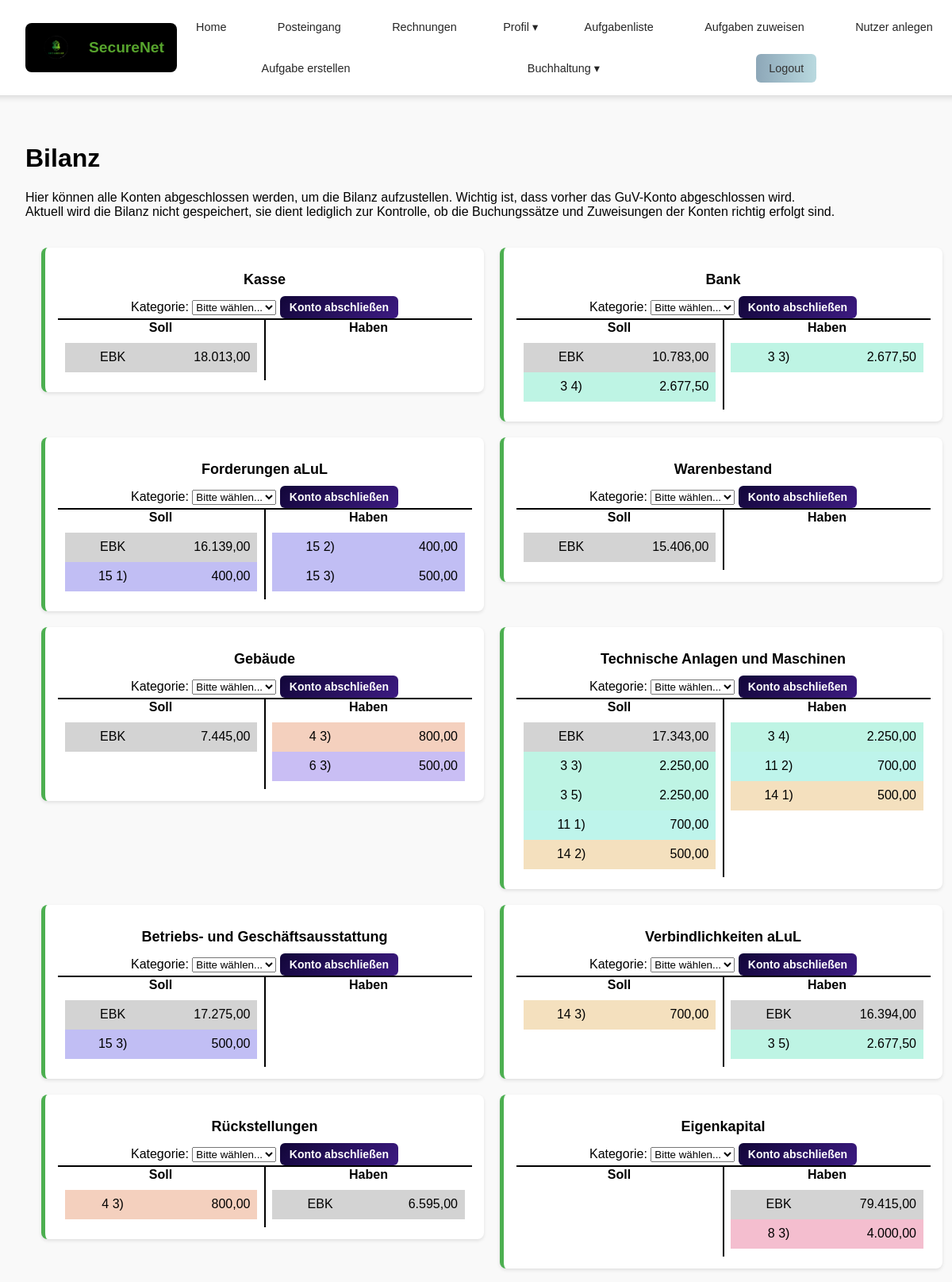
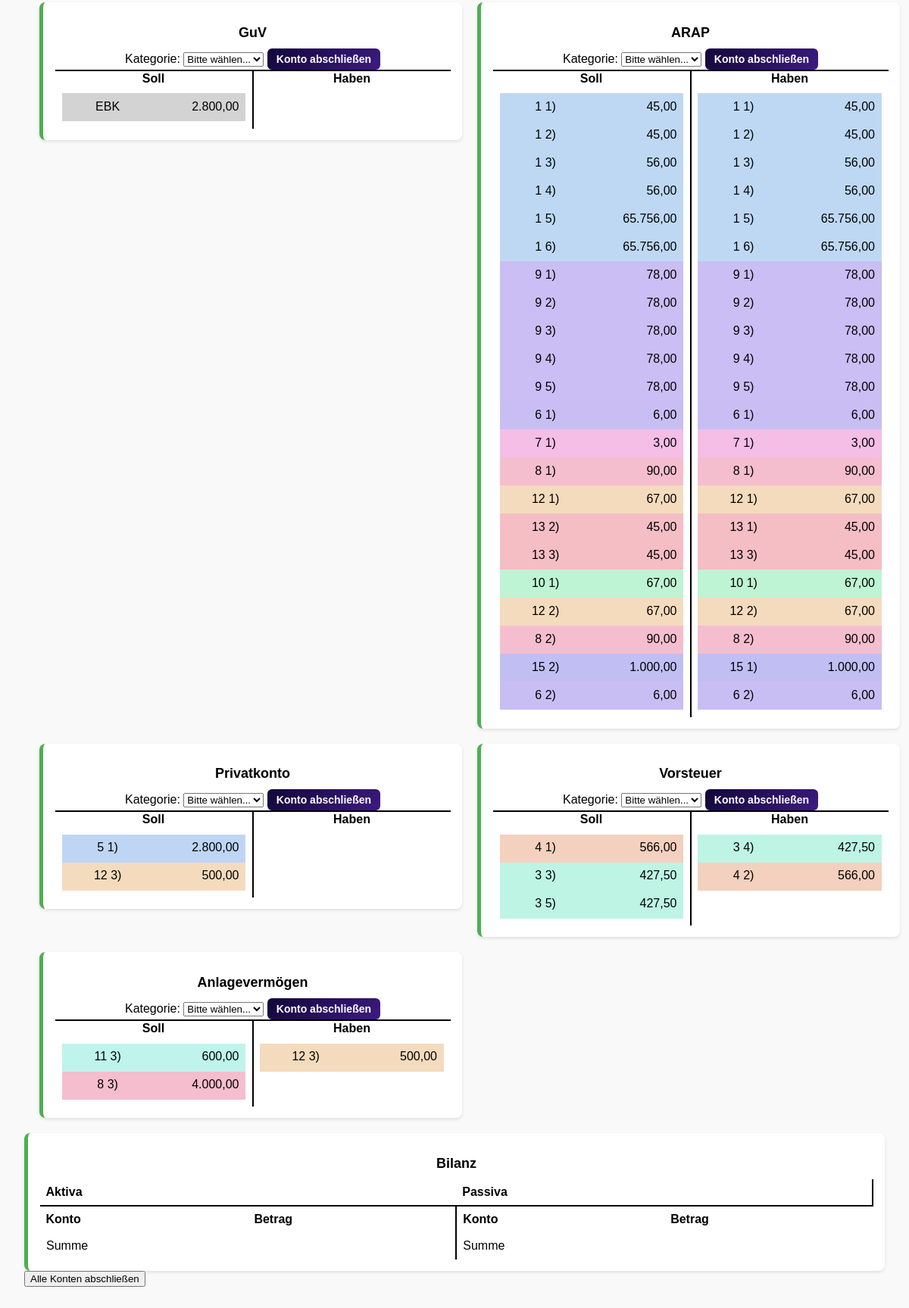
Screenshot of /posts/bilanz/ (signed in) with the database file from the repository (2 pictures, top to bottom).
### posts/models.py (models this page shows, shortened)
class Konto(models.Model):
    KATEGORIE_CHOICES = [
        ('Bestandskonto', 'Bestandskonto'),
        ('Erfolgskonto', 'Erfolgskonto'),
    ]
    UNTERKATEGORIE_CHOICES = [
        ('Aktiva', 'Aktiva'),
        ('Passiva', 'Passiva'),
        ('Aufwand', 'Aufwand'),
        ('Ertrag', 'Ertrag'),
    ]
    name = models.CharField(max_length=255)
    kategorie = models.CharField(max_length=20, choices=KATEGORIE_CHOICES, blank=True, null=True)
    unterkategorie = models.CharField(max_length=20, choices=UNTERKATEGORIE_CHOICES, blank=True, null=True)
    kontonummer = models.IntegerField(null=True, blank=True)
    bilanzposition_nummer = models.IntegerField(null=True, blank=True)
    eins = models.CharField(max_length=20, choices=UNTERKATEGORIE_CHOICES, blank=True, null=True)
    erstellt_von = models.ForeignKey(
        settings.AUTH_USER_MODEL, null=True, blank=True,
        on_delete=models.SET_NULL, help_text="Nutzer, der das Konto erstellt hat"
    )
    kontenplan = models.ForeignKey('Kontenplan', null=True, blank=True, on_delete=models.SET_NULL)

class Anfangsbestand(models.Model):
    nutzer = models.ForeignKey(settings.AUTH_USER_MODEL, on_delete=models.CASCADE, related_name="anfangsbestaende")
    konto = models.ForeignKey(Konto, on_delete=models.CASCADE, related_name="anfangsbestaende")
    betrag = models.FloatField()
    class Meta:
        unique_together = ("nutzer", "konto")  # Jeder Nutzer hat für jedes Konto genau einen Eintrag

### posts/views.py (the view)
# urls.py: path('bilanz/', views.bilanz_uebersicht, name='bilanz'),
@login_required
def bilanz_uebersicht(request):
    user = request.user
    bestandskonten = Konto.objects.filter(kategorie="Bestandskonto").exclude(kategorie="Erfolgskonto")
    buchungen = Buchung.objects.filter(nutzer=request.user)
    anfangsbestaende = Anfangsbestand.objects.filter(nutzer=request.user)
    t_konten_all = build_t_konten(buchungen, anfangsbestaende)
    konto_kategorien = {str(konto.id): konto.unterkategorie for konto in bestandskonten}
    t_konten = {k: v for k, v in t_konten_all.items() if k in konto_kategorien}
    aktive_konten = [konto.name for konto in bestandskonten if konto.unterkategorie == "Aktiva"]
    passive_konten = [konto.name for konto in bestandskonten if konto.unterkategorie == "Passiva"]
    return render(request, "posts/bilanz.html", {
        "t_konten": t_konten,
        "aktive_konten": aktive_konten,
        "passive_konten": passive_konten,
        "bestandskonten": bestandskonten
    })

### posts/templatetags/my_filters.py (called while the page is built)
@register.filter
def get_item(dictionary, key):
    if isinstance(dictionary, dict):
        return dictionary.get(key, '')
    return ''

@register.filter
def german_format(value):
    try:
        return "{:,.2f}".format(abs(float(value))).replace(",", "X").replace(".", ",").replace("X", ".")
    except (ValueError, TypeError):
        return value

### posts/views.py (called while the page is built)
def safe_parse(val):
    if isinstance(val, str):
        return json.loads(val or "[]")
    return val or []

def generate_color(aufgabe_id):
    hash_value = int(hashlib.md5(str(aufgabe_id).encode(), usedforsecurity=False).hexdigest(), 16)
    hue = hash_value % 360
    return f"hsl({hue}, 70%, 85%)"

### posts/templates/posts/bilanz.html (shortened to what this page needs)
{% extends 'master_layout.html' %}
{% load static %}
{% load my_filters %}
{% block css %}
<link rel="stylesheet" href="{% static 'css/hauptbuch.css' %}">
{% endblock %}
{% block content %}
<h1>Bilanz</h1>
<p>Hier können alle Konten abgeschlossen werden, um die Bilanz aufzustellen. Wichtig ist, dass vorher das GuV-Konto abgeschlossen wird.
    <br>Aktuell wird die Bilanz nicht gespeichert, sie dient lediglich zur Kontrolle, ob die Buchungssätze und Zuweisungen der Konten richtig erfolgt sind.
</p>
<section class="hauptbuch">
    {% for konto, daten in t_konten.items %}
    <div class="konto" data-konto="{{ daten.name }}" data-kategorie="{{ bestandskonten|get_item:konto }}">
        <h2>{{ daten.name }}</h2>
        <label>Kategorie:</label>
        <select class="konto-kategorie">
            <option value="" selected disabled>Bitte wählen...</option>
        </select>
        <button class="konto-abschluss-btn">Konto abschließen</button>
        <table>
            <thead>
                <tr><th>Soll</th><th>Haben</th></tr>
            </thead>
            <tbody>
                <tr>
                    <td class="soll-werte">
                        <table class="soll-tabelle">
                            {% for aufgabe_id, betrag, farbe in daten.soll %}
                            <tr style="background-color: {{ farbe }};">
                                <td>{{ aufgabe_id }}</td>
                                <td class="betrag" data-value="{{ betrag }}">{{ betrag|german_format }}</td>
                            </tr>
                            {% endfor %}
                        </table>
                    </td>
                    <td class="haben-werte">
                        <table class="haben-tabelle">
                            {% for aufgabe_id, betrag, farbe in daten.haben %}
                            <tr style="background-color: {{ farbe }};">
                                <td>{{ aufgabe_id }}</td>
                                <td class="betrag" data-value="{{ betrag }}">{{ betrag|german_format }}</td>
                            </tr>
                            {% endfor %}
                        </table>
                    </td>
                </tr>
            </tbody>
        </table>
    </div>
    {% endfor %}
</section>
<section>
        <div class="konto">
            <h2>Bilanz</h2>
            <div class="bilanz-container">
                <table class="bilanz-tabelle t-konto">
                    <thead>
                        <tr>
                            <th colspan="2">Aktiva</th>
                            <th colspan="2">Passiva</th>
                        </tr>
                        <tr>
                            <th>Konto</th>
                            <th>Betrag</th>
                            <th>Konto</th>
                            <th>Betrag</th>
                        </tr>
                    </thead>
                    <tfoot>
                        <tr>
                            <td>Summe</td>
                            <td id="summe-aktiv">{{summe|german_format}}</td>
                            <td>Summe</td>
                            <td id="summe-passiv">{{summe|german_format}}</td>
                        </tr>
                    </tfoot>
                </table>
            </div>
        </div>
    </section>
<button id="abschluss-alle-btn">Alle Konten abschließen</button>
{% endblock %}

### assets/css/master_layout.css (style rules this page uses)
body { margin: 0; padding: 0; font-family: Arial, sans-serif; background-color: #f9f9f9; }

### static/css/hauptbuch.css (style rules this page uses)
.hauptbuch { display: grid; grid-template-columns: repeat(2, 1fr); gap: 20px; padding: 20px; align-items: flex-start; border-collapse: collapse; width: 100%; }
.konto { background: white; padding: 15px; border-radius: 8px; box-shadow: 0 2px 4px rgba(0, 0, 0, 0.1); border-left: 5px solid #4CAF50; text-align: center; align-items: flex-start; }
.konto h2 { font-size: 18px; margin-bottom: 10px; }
.konto table { width: 100%; border-collapse: collapse; table-layout: fixed; }
.konto-abschluss-btn { background: linear-gradient(135deg, #120639, #3d1b82); color: white; border: none; border-radius: 6px; padding: 6px 12px; font-size: 14px; font-weight: bold; cursor: pointer; transition: background 0.3s ease, transform 0.2s ease, opacity 0.2s ease; }
.konto td { padding: 8px; border: 1px solid transparent; vertical-align: top; }
.betrag { text-align: right; padding-right: 10px; }
.hauptbuch tr { border-radius: 5px; transition: background-color 0.3s ease-in-out; }
.hauptbuch thead th { border-top: 2px solid black !important; position: relative; z-index: 2; }
.hauptbuch th:nth-child(2) { border-left: 2px solid black !important; }
.hauptbuch > .konto > table > tbody > tr > td:nth-child(2) { border-left: 2px solid black !important; position: relative; }
.hauptbuch > .konto > table thead th:nth-child(2) { position: relative; }
.hauptbuch table td { height: 20px; }
table.t-konto thead tr:first-child th { border-bottom: 2px solid black; }
table.t-konto td, table.t-konto th { padding: 8px; text-align: left; }
table.t-konto td:nth-child(2), table.t-konto th:nth-child(2) { border-right: 2px solid black; }

### rows the page displays
Konto: name "Kasse"
Anfangsbestand: soll "18.013,00"
Konto: name "Bank"
Anfangsbestand: soll "10.783,00"
Konto: name "Forderungen aLuL"
Anfangsbestand: soll "16.139,00"
Konto: name "Warenbestand"
Anfangsbestand: soll "15.406,00"
Konto: name "Gebäude"
Anfangsbestand: soll "7.445,00"
Konto: name "Technische Anlagen und Maschinen"
Anfangsbestand: soll "17.343,00"
Konto: name "Betriebs- und Geschäftsausstattung"
Anfangsbestand: soll "17.275,00"
Konto: name "Verbindlichkeiten aLuL"
Anfangsbestand: haben "16.394,00"
Konto: name "Rückstellungen"
Anfangsbestand: haben "6.595,00"
Konto: name "Eigenkapital"
Anfangsbestand: haben "79.415,00"
Konto: name "GuV"
Anfangsbestand: soll "2.800,00"
Konto: name "ARAP"
Konto: name "Privatkonto"
Konto: name "Vorsteuer"
Konto: name "Anlagevermögen"

### other values shown
{{ aufgabe_id }} "EBK" "EBK" "3 4)" "EBK" "15 1)" "EBK" "EBK" "EBK" "3 3)" "3 5)" "11 1)" "14 2)" "EBK" "15 3)" "14 3)" "4 3)" "EBK" "1 1)" "1 2)" "1 3)" "1 4)" "1 5)" "1 6)" "9 1)" "9 2)" "9 3)" "9 4)" "9 5)" "6 1)" "7 1)" "8 1)" "12 1)" "13 2)" "13 3)" "10 1)" "12 2)" "8 2)" "15 2)" "6 2)" "5 1)" "12 3)" "4 1)" "3 3)" "3 5)" "11 3)" "8 3)"
{{ betrag|german_format }} "2.677,50" "400,00" "2.250,00" "2.250,00" "700,00" "500,00" "500,00" "700,00" "800,00" "45,00" "45,00" "56,00" "56,00" "65.756,00" "65.756,00" "78,00" "78,00" "78,00" "78,00" "78,00" "6,00" "3,00" "90,00" "67,00" "45,00" "45,00" "67,00" "67,00" "90,00" "1.000,00" "6,00" "2.800,00" "500,00" "566,00" "427,50" "427,50" "600,00" "4.000,00"
{{ aufgabe_id }} "3 3)" "15 2)" "15 3)" "4 3)" "6 3)" "3 4)" "11 2)" "14 1)" "EBK" "3 5)" "EBK" "EBK" "8 3)" "1 1)" "1 2)" "1 3)" "1 4)" "1 5)" "1 6)" "9 1)" "9 2)" "9 3)" "9 4)" "9 5)" "6 1)" "7 1)" "8 1)" "12 1)" "13 1)" "13 3)" "10 1)" "12 2)" "8 2)" "15 1)" "6 2)" "3 4)" "4 2)" "12 3)"
{{ betrag|german_format }} "2.677,50" "400,00" "500,00" "800,00" "500,00" "2.250,00" "700,00" "500,00" "2.677,50" "4.000,00" "45,00" "45,00" "56,00" "56,00" "65.756,00" "65.756,00" "78,00" "78,00" "78,00" "78,00" "78,00" "6,00" "3,00" "90,00" "67,00" "45,00" "45,00" "67,00" "67,00" "90,00" "1.000,00" "6,00" "427,50" "566,00" "500,00"
